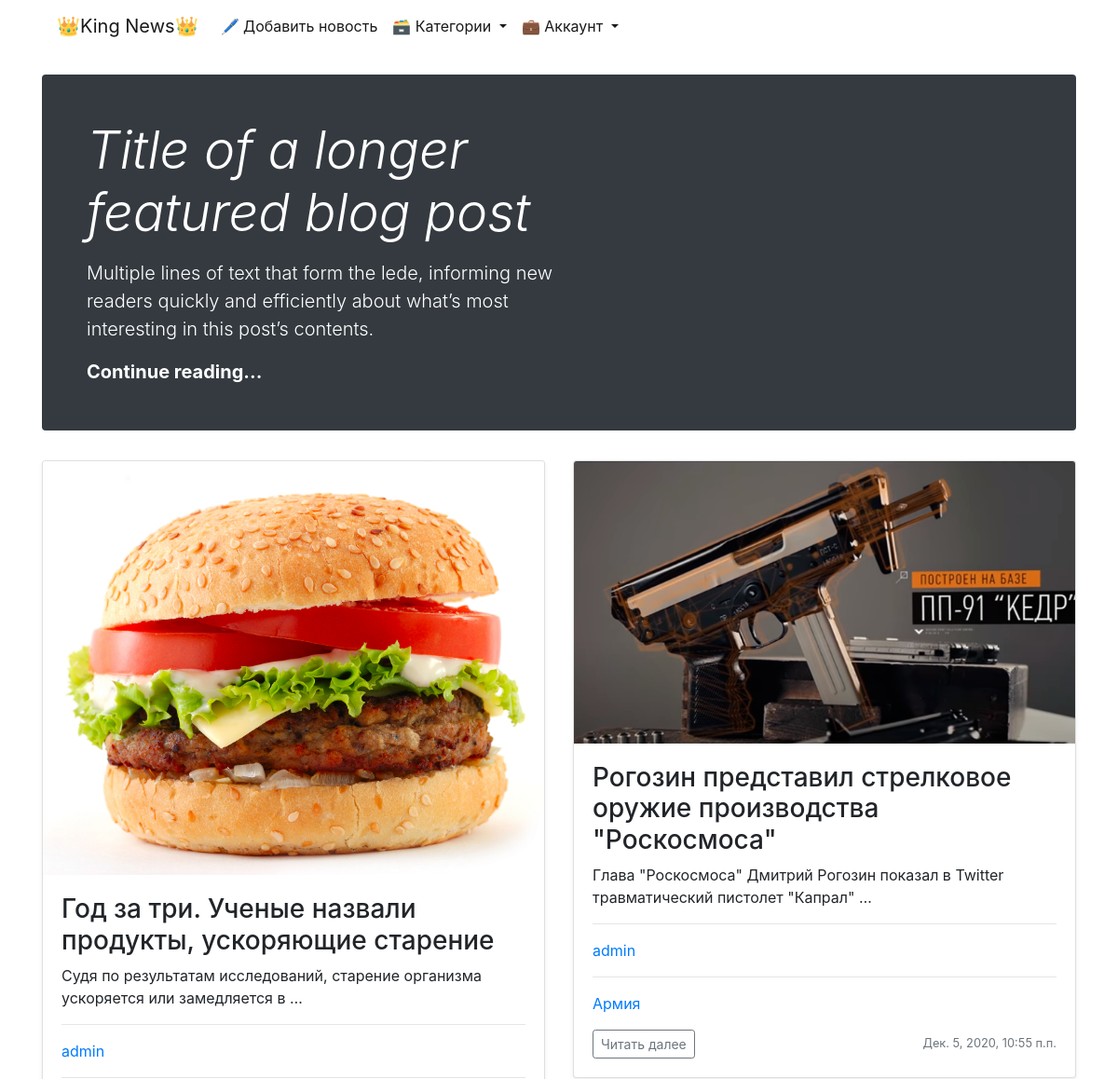
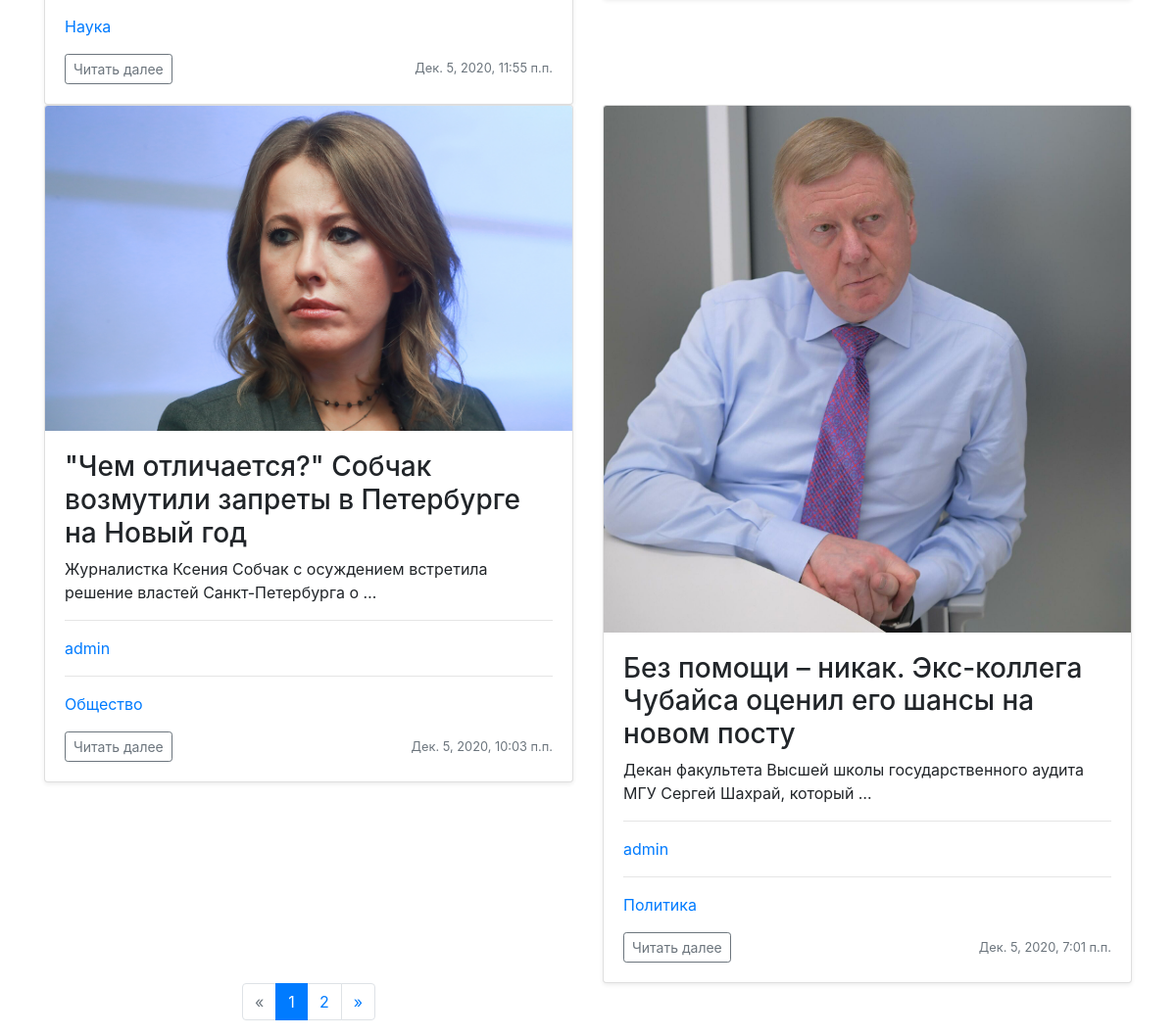
The page /news/ on the database as committed earlier (2 pictures, top to bottom).
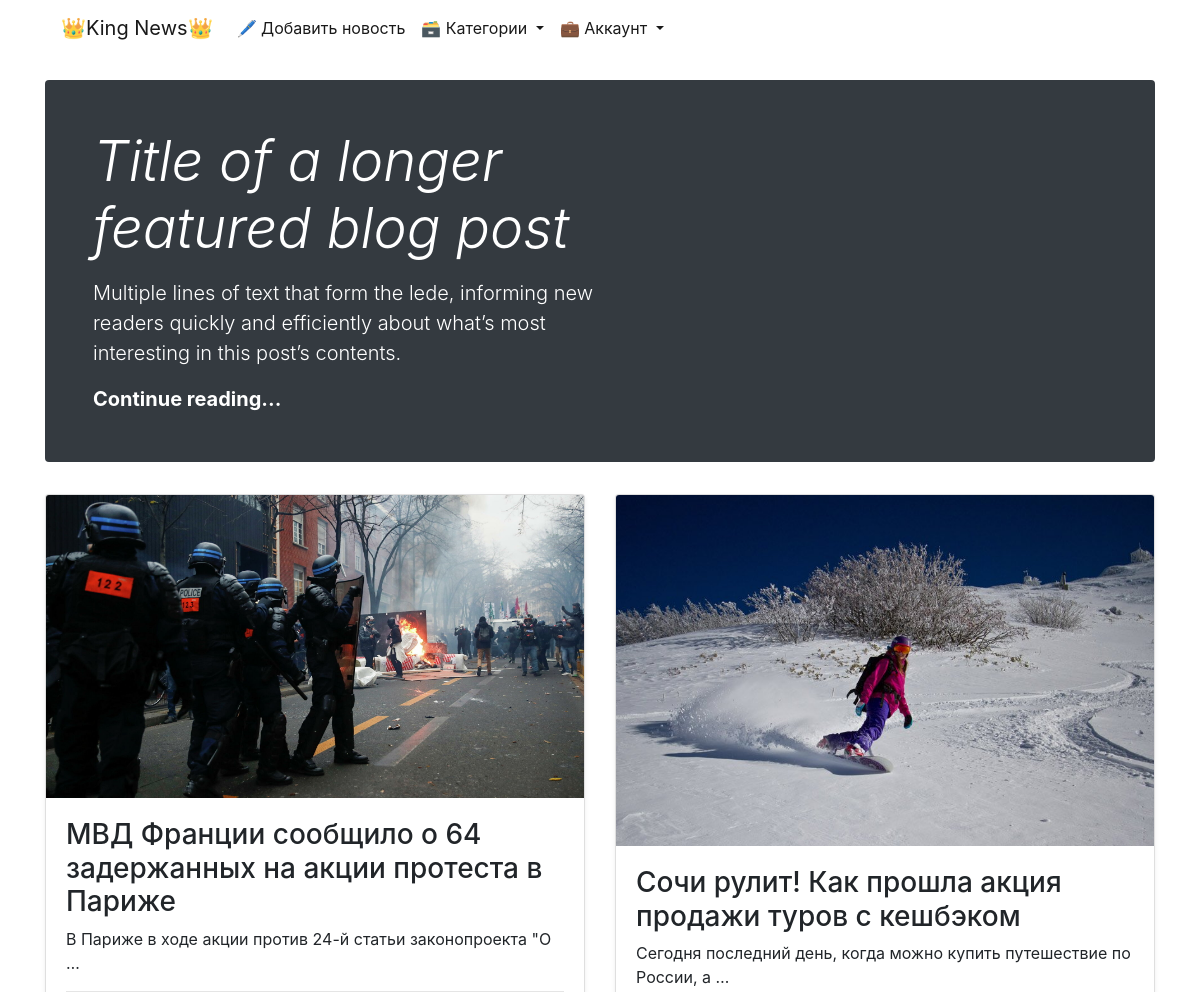
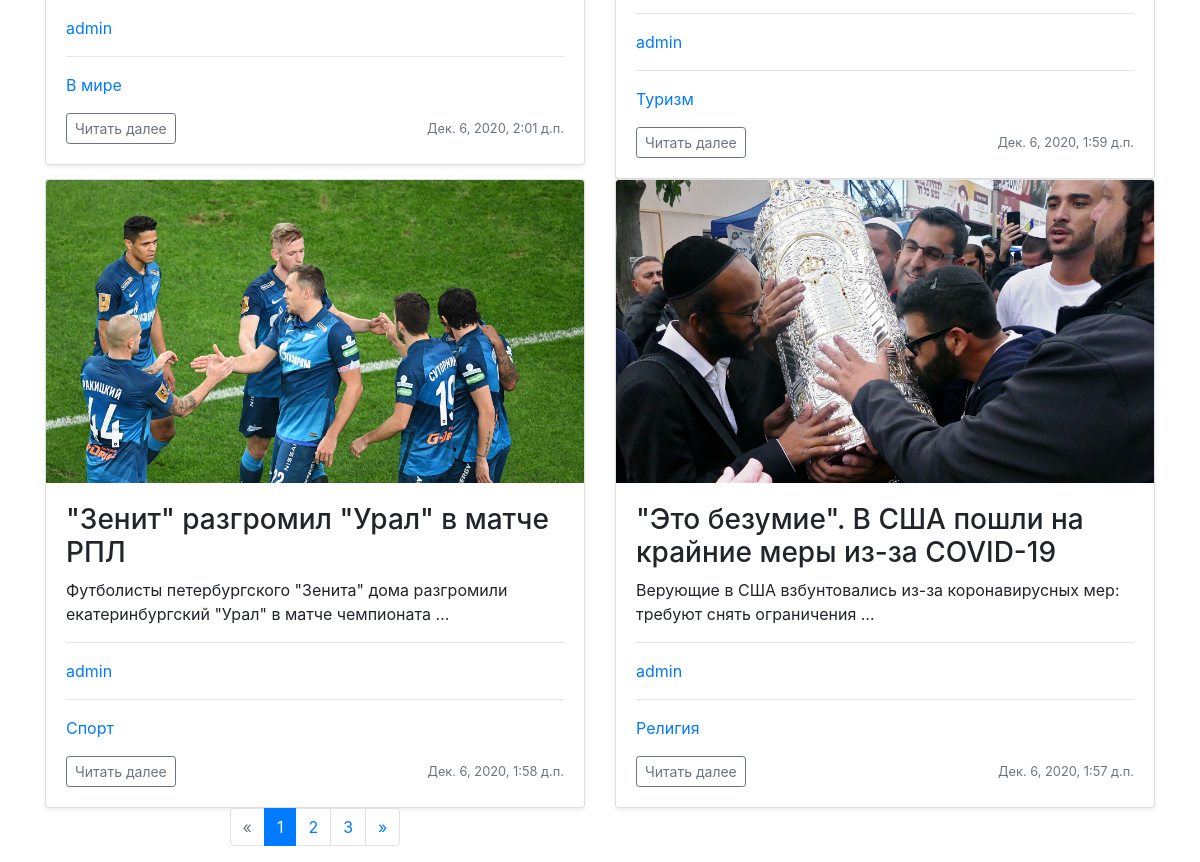
The same page on the database as committed later (2 pictures, top to bottom).
### news/models.py (models this page shows, shortened)
class News(models.Model):
    author = models.ForeignKey(User, on_delete=models.PROTECT, verbose_name='автор', default=None)
    title = models.CharField(max_length=150, verbose_name='заголовок')
    content = models.TextField(verbose_name='текст')
    created_at = models.DateTimeField(auto_now_add=True, verbose_name='дата создания')
    updated_at = models.DateTimeField(auto_now=True, verbose_name='дата обновления')
    photo = models.ImageField(upload_to='photos/%Y/%m/%d/', verbose_name='постер', default='photos/default.svg')
    is_published = models.BooleanField(default=True, verbose_name='статус публикации')
    category = models.ForeignKey('Category', on_delete=models.PROTECT, verbose_name='категория', db_index=True, default=None)
    def get_absolute_url(self):
        return reverse('news:detail_news', kwargs={'pk': self.pk})
    class Meta:
        verbose_name = 'новость'
        verbose_name_plural = 'новости'
        ordering = ['created_at', 'title']

class Category(models.Model):
    title = models.CharField(max_length=150, verbose_name='заголовок', unique=True)
    class Meta:
        verbose_name = 'категория'
        verbose_name_plural = 'категории'
        ordering = ['title']
    def get_absolute_url(self):
        return reverse('news:detail_category', kwargs={'category_id': self.pk})

### news/views.py (the view)
# urls.py: path('', AllNews.as_view(), name='all_news'),
class AllNews(ListView):
    model = News
    template_name = 'news/all_news.html'
    context_object_name = 'all_news'
    paginate_by = 4
    def get_queryset(self):
        return News.objects.filter(is_published=True).order_by('-created_at')

### news/templatetags/news_tags.py (called while the page is built)
@register.simple_tag(name='get_list_category')
def get_categories():
    categories = Category.objects.annotate(cnt=Count('news', filter=F('news__is_published')))
    return categories

### news/templates/news/all_news.html (shortened to what this page needs)
{% extends 'base.html' %}
{% block content %}
    {% include 'inc/_nav.html' %}
    <br>
    <div class="jumbotron p-4 p-md-5 text-white rounded bg-dark">
        <div class="col-md-6 px-0">
            <h1 class="display-4 font-italic">Title of a longer featured blog post</h1>
            <p class="lead my-3">Multiple lines of text that form the lede, informing new readers quickly and efficiently about what’s most interesting in this post’s contents.</p>
            <p class="lead mb-0"><a href="#" class="text-white font-weight-bold">Continue reading...</a></p>
        </div>
    </div>
    <div class="row row-cols-2">
        {% for new in all_news %}
            <div class="col">
                <div class="card shadow-sm">
                    <img class="bd-placeholder-img card-img-top" focusable="false" role="img"
                         width="100%" height="100%" src="{{ new.photo.url }}">
                    <div class="card-body">
                        <h3 class="card-text">{{ new.title }}</h3>
                        <p class="card-text">{{ new.content|truncatewords:10 }}</p>
                        <hr>
                        <a style="text-decoration: none;" href="#"><p>{{ new.author }}</p></a>
                        <hr>
                        <a style="text-decoration: none;" href="{{ new.category.get_absolute_url }}"><p>{{ new.category.title }}</p></a>
                        <div class="d-flex justify-content-between align-items-center">
                            <div class="btn-group">
                                <form action="{{ new.get_absolute_url }}">
                                    <button type="submit" class="btn btn-sm btn-outline-secondary">
                                        Читать далее
                                    </button>
                                </form>
                            </div>
                            <small class="text-muted">{{ new.created_at }}</small>
                        </div>
                    </div>
                </div>
            </div>
        {% endfor %}
        <br>
        {% include 'inc/_paginator.html' %}
    </div>
{% endblock %}

Rows that differ between the two databases and show on the page:
no longer on this page (row unchanged): News: photo (picture), title "Год за три. Ученые назвали продукты, ускоряющие старение", content "Судя по результатам исследований, старение организма ускоряется или замедляется в …", author "admin", category "Наука", created_at "Дек. 5, 2020, 11:55 п.п."
no longer on this page (row unchanged): News: photo (picture), title "Рогозин представил стрелковое оружие производства \"Роскосмоса\"", content "Глава \"Роскосмоса\" Дмитрий Рогозин показал в Twitter травматический пистолет \"Капрал\" …", author "admin", category "Армия", created_at "Дек. 5, 2020, 10:55 п.п."
no longer on this page (row unchanged): News: photo (picture), title "\"Чем отличается?\" Собчак возмутили запреты в Петербурге на Новый год", content "Журналистка Ксения Собчак с осуждением встретила решение властей Санкт-Петербурга о …", author "admin", category "Общество", created_at "Дек. 5, 2020, 10:03 п.п."
no longer on this page (row unchanged): News: photo (picture), title "Без помощи – никак. Экс-коллега Чубайса оценил его шансы на новом посту", content "Декан факультета Высшей школы государственного аудита МГУ Сергей Шахрай, который …", author "admin", category "Политика", created_at "Дек. 5, 2020, 7:01 п.п."
added News: photo (picture), title "МВД Франции сообщило о 64 задержанных на акции протеста в Париже", content "В Париже в ходе акции против 24-й статьи законопроекта \"О …", author "admin", category "В мире", created_at "Дек. 6, 2020, 2:01 д.п."
added News: photo (picture), title "Сочи рулит! Как прошла акция продажи туров с кешбэком", content "Сегодня последний день, когда можно купить путешествие по России, а …", author "admin", category "Туризм", created_at "Дек. 6, 2020, 1:59 д.п."
added News: photo (picture), title "\"Зенит\" разгромил \"Урал\" в матче РПЛ", content "Футболисты петербургского \"Зенита\" дома разгромили екатеринбургский \"Урал\" в матче чемпионата …", author "admin", category "Спорт", created_at "Дек. 6, 2020, 1:58 д.п."
added News: photo (picture), title "\"Это безумие\". В США пошли на крайние меры из-за COVID-19", content "Верующие в США взбунтовались из-за коронавирусных мер: требуют снять ограничения …", author "admin", category "Религия", created_at "Дек. 6, 2020, 1:57 д.п."
Other text that changed with them:
new list line: "3"
